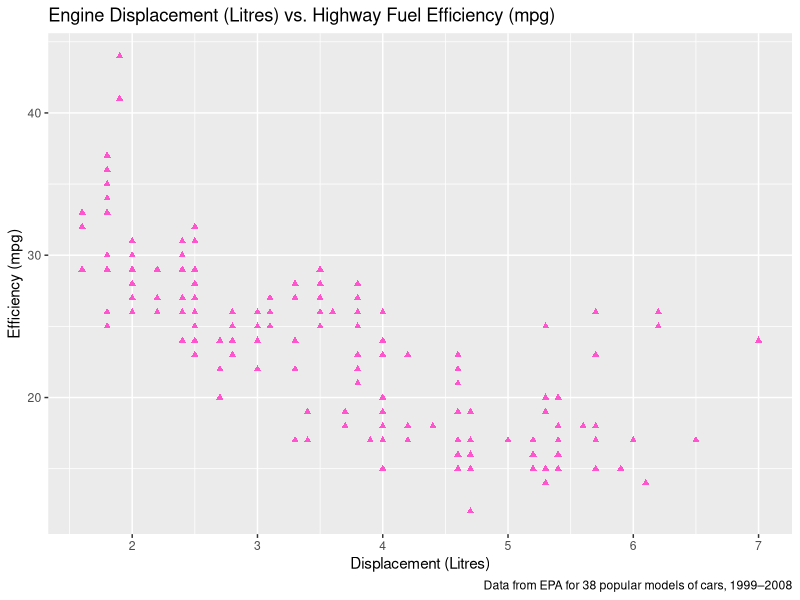
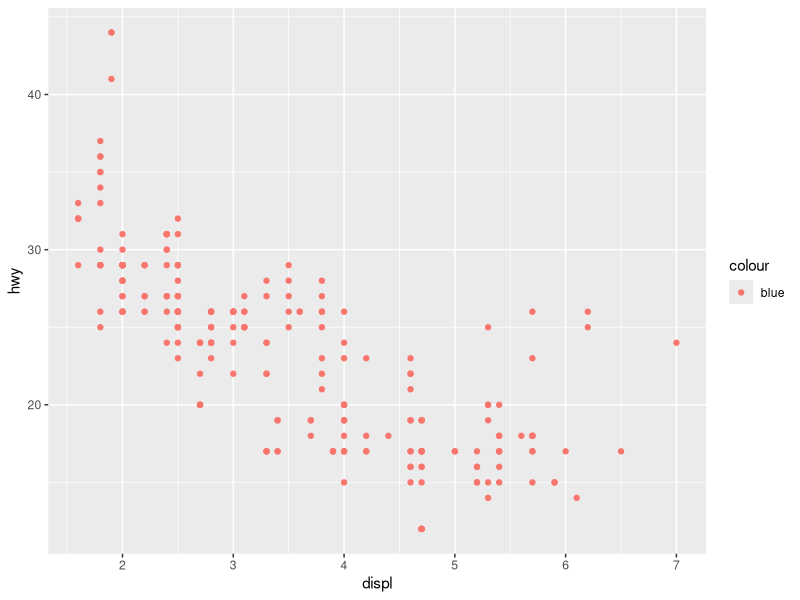
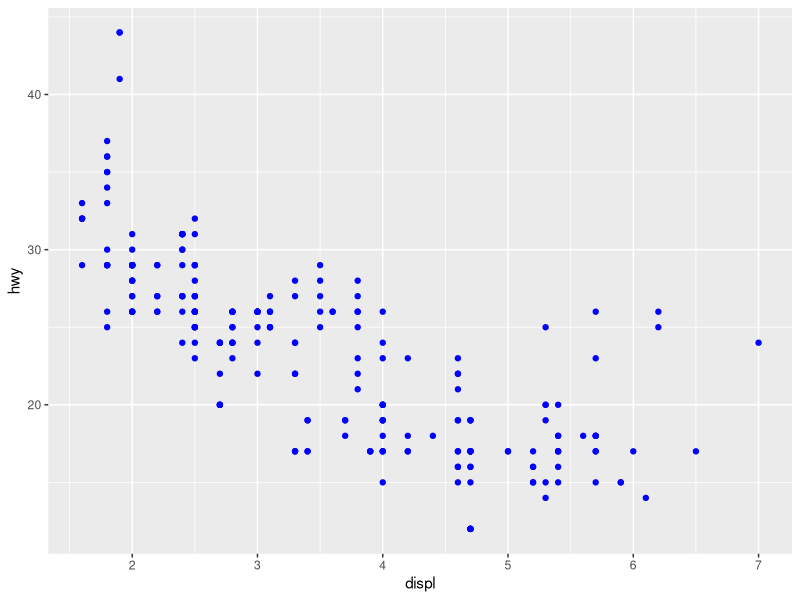
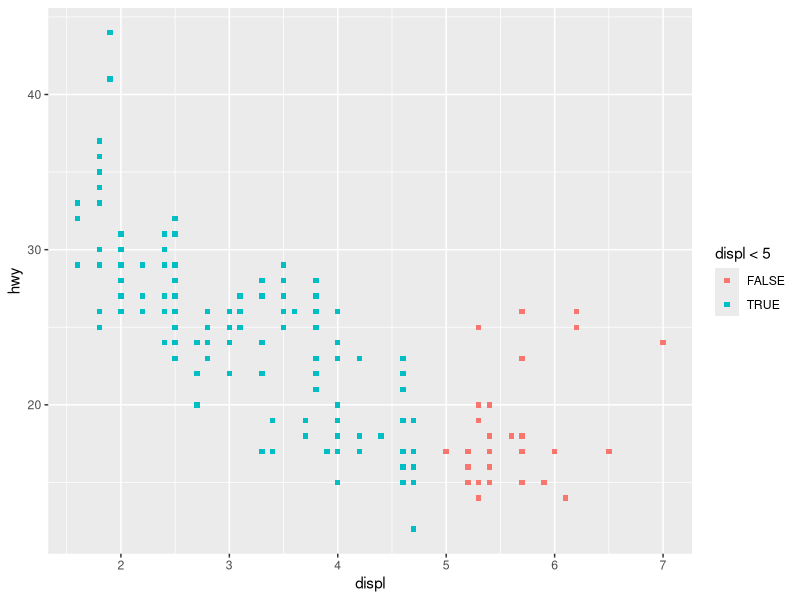

R code for these plots, in order:
## ---- chunk 1
#| output: false

library(tidyverse)
## ---- chunk 2
ggplot(
  mpg,
  aes(x = displ, y = hwy)
) +
  geom_point(color = "#ff54cd", shape = "triangle") +
  labs(
    title = "Engine Displacement (Litres) vs. Highway Fuel Efficiency (mpg)",
    caption = "Data from EPA for 38 popular models of cars, 1999–2008",
    x = "Displacement (Litres)",
    y = "Efficiency (mpg)"
  )
## ---- chunk 3
ggplot(mpg) +
  geom_point(aes(x = displ, y = hwy, color = "blue"))
## ---- chunk 4
ggplot(mpg) +
  geom_point(aes(x = displ, y = hwy), color = "blue")
## ---- chunk 5
ggplot(
  mpg,
  aes(x = displ, y = hwy, color = displ < 5)
) +
  geom_point(shape = "square")
